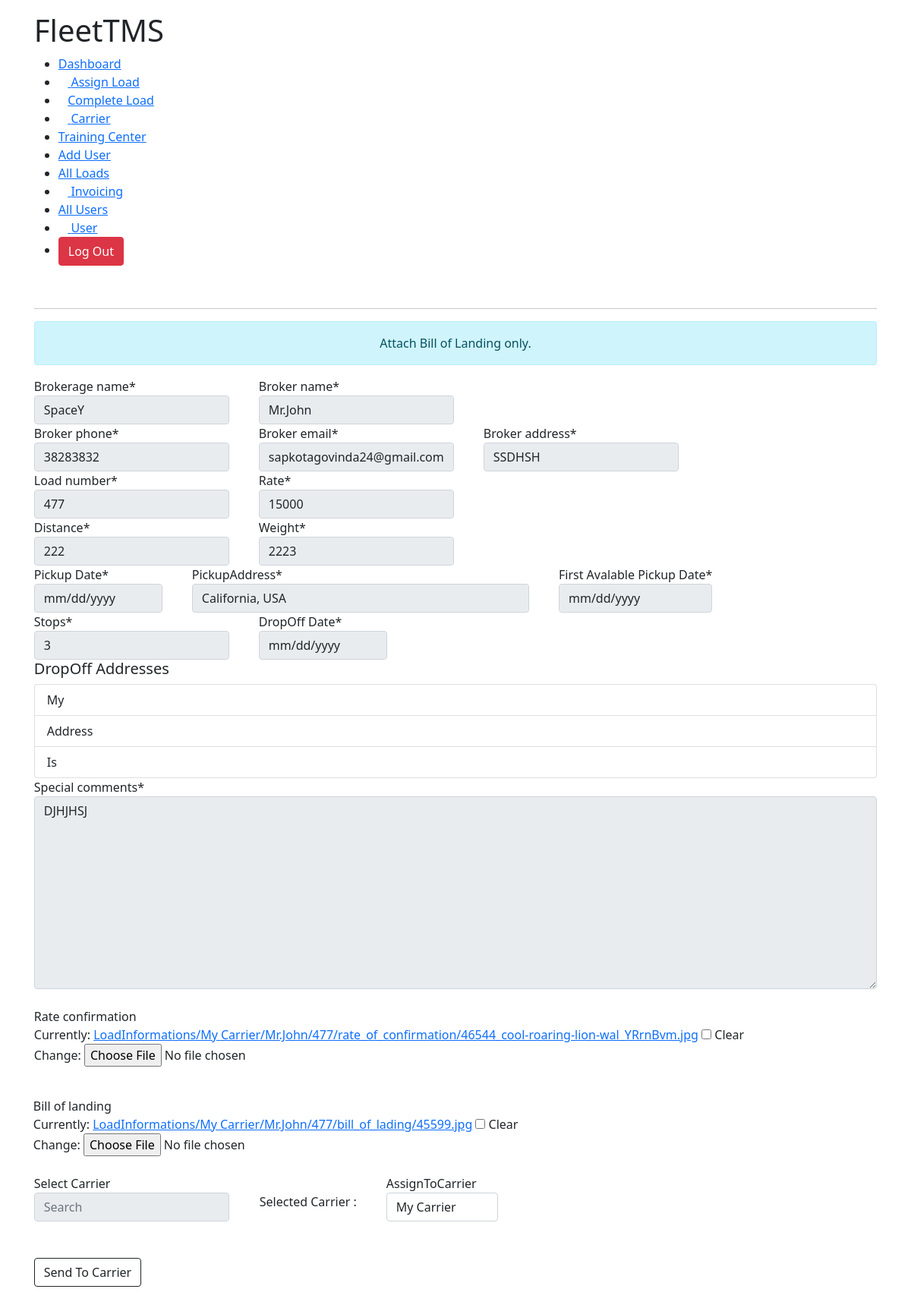
The app's page /awb/81 (signed in) with its own data.
### TMSTruck/models.py (models this page shows, shortened)
class AssignLoad(models.Model):
	user 					= models.ForeignKey(Account,on_delete=models.CASCADE,null=True,blank=True)
	brokerage_name 			= models.CharField(max_length=300, null=True)
	broker_name 			= models.CharField(max_length=300, null=True)
	assignToCarrier			= models.ForeignKey(Carrier,blank=True, on_delete=models.CASCADE, null=True)
	broker_address 			= models.CharField(max_length=300, null=True)
	pickupAddress 			= models.CharField(max_length=300, null=True)
	distance 				= models.IntegerField(null=True)
	weight 					= models.IntegerField(null=True)
	rate 					= models.IntegerField(null=True)
	stops 					= models.IntegerField(null=True)
	assigned_date			= models.DateTimeField(blank=True,auto_now_add=True, null=True)
	pickupDate				= models.CharField(max_length=3000,null=True, blank=True)
	is_active 				= models.BooleanField(default=True,null=True)
	is_paid 				= models.BooleanField(default=False,null=True)
	broker_phone			= models.IntegerField(null=True)
	broker_email			= models.EmailField(max_length=100,null=True)
	load_number				= models.IntegerField(null=True)
	dropOffDate				= models.CharField(max_length=3000,null=True,blank=True)
	dropOffAddress			= models.CharField(max_length=10000,null=True)
	first_available_pickup	= models.CharField(max_length=3000,null=True,blank=True)
	rate_confirmation		= models.FileField(blank=True,upload_to=rate_confirmation_path)
	bill_of_landing			= models.FileField(blank=True,upload_to=bill_path)
	special_comments 		= models.TextField(null=True,max_length=10000)
	final_address			= models.CharField(null=True,max_length=100, blank=True)
	is_awaiting				= models.BooleanField(null=True,default=True,blank=True)
	is_awb					= models.BooleanField(null=True,default=True,blank=True)
	is_sign					= models.BooleanField(null=True,default=False)

### TMSTruck/decorators.py (the view)
        def wrapper(request, *args, **kwargs):
            group = None
            if request.user.groups.exists():
                group = request.user.groups.all()[0].name
            if group in allowed_roles:
                return view_func(request, *args, **kwargs)
            elif group == 'Trainee':
                return redirect("user")
            else:
                return HttpResponse("You are not authorized to visit this page. ")

### TMSTruck/forms.py
class AssignLoadForm(ModelForm):
    class Meta:
        model=AssignLoad
        fields = '__all__'
        exclude = ['is_active','is_paid']

### TMSTruck/models.py (called while the page is built)
	def __str__(self):
		return '{} {}'.format(self.firstName,self.lastName)

### TMSTruck/templates/TMSTruck/load_info/awb_detail.html (shortened to what this page needs)
{% extends 'TMSTruck/base.html' %}
{% load static %}
{% load crispy_forms_tags %}
{% block content %}
<!DOCTYPE html>
<html lang="en">
<head>
    <link rel="stylesheet" href="{% static 'css/dashboard.css' %}">
</head>
<body>
    <div class="main-body">
        {% if group == 'Accounting' %}
        {% include 'TMSTruck/navbars/accounting_navbar.html' %}
        {% elif group == 'Admin' %}
        {% include 'TMSTruck/navbars/admin_navbar.html' %}
        {% elif group == 'Hiring Manager' %}
        {% include 'TMSTruck/navbars/hiring_manager_navbar.html' %}
        {% elif group == 'Logistics Manager' %}
        {% include 'TMSTruck/navbars/logistics_manager.html' %}
        {% endif %}        <hr>
        <div class="alert alert-info text-center">Attach Bill of Landing only.</div>
        <form autocomplete="off" action="" method="post" enctype="multipart/form-data">
            <div  class="input-group">
                {{form.brokerage_name | as_crispy_field}}
                {{form.broker_name | as_crispy_field}}
            </div>
            <div class="input-group">
                {{form.broker_phone | as_crispy_field}}
                {{form.broker_email | as_crispy_field}}
                {{form.broker_address | as_crispy_field}}
            </div>
           <div class="input-group">
            {{form.load_number  | as_crispy_field}}
            {{form.rate | as_crispy_field}}
           </div>
           <div class="input-group">
            {{form.distance | as_crispy_field}}
            {{form.weight | as_crispy_field}}
        </div>
            <div class="input-group">
                <div id="pickupDateField">
                    <label for="pickupDate">Pickup Date*</label>
                    <input type="date" name="pickupDate" id="pickupDate" class="form-control">
                </div>
               <div style="width: 40%;">{{form.pickupAddress | as_crispy_field}}</div>
                <div id="first_available_pickup">
                    <label for="first_available_pickup">First Avalable Pickup Date*</label>
                    <input type="date" name="first_available_pickup" id="first_available_pickup" class="form-control">
                </div>
            </div>
            <div class="input-group">
                {{form.stops | as_crispy_field}}
                    <div id="dropOffDate">
                        <label for="dropOffDate">DropOff Date*</label>
                        <input type="date" name="dropOffDate" id="dropOffDate" class="form-control">
                    </div>
            </div>
            <div id="stopArea">
                <h5>DropOff Addresses</h5>
                <div id="stop-input">
                    <ul class="list-group">
                        {% for i in address %}
                        <li class="list-group-item"> {{i}}</li>
                        {% endfor %}
                    </ul>
                </div>
            </div>
            {{form.special_comments | as_crispy_field}}
<br>
            <div class="input-group">
                {{form.rate_confirmation| as_crispy_field}}
                {{form.bill_of_landing | as_crispy_field}}
            </div>
            <br>
            <div class="input-group">
  <div style="position: relative;">
                <label for="carrier">Select Carrier</label>
                <input type="text" name="carrier" id="carrierSearch" class="form-control"
                    placeholder="Search">
            </div>
            <br>
            Selected Carrier : {{form.assignToCarrier | as_crispy_field}}
            </div>
            <button class="btn btn-outline-dark btn-block mt-5 mb-5" onclick="toJSON()">Send To Carrier</button>
        </form>
    </div>
</body>
</html>
{% endblock %}

### static/css/base.css (style rules this page uses)
* { padding: 0px; margin: 0px; }
.main-body { margin: 1rem 2.8rem; }

### TMSTruck/templates/TMSTruck/load_info/awb_detail.html (style rules this page uses)
.input-group { display: flex; grid-gap: 40px; }

### records on screen
AssignLoad: brokerage_name "SpaceY", broker_name "Mr.John", broker_phone "38283832", broker_email "sapkotagovinda24@gmail.com", broker_address "SSDHSH", load_number "477", rate "15000", distance "222", weight "2223", pickupAddress "California, USA", stops "3", special_comments "DJHJHSJ", assignToCarrier "My Carrier"

### other values on screen
{{ i }} "My" "Address" "Is"
